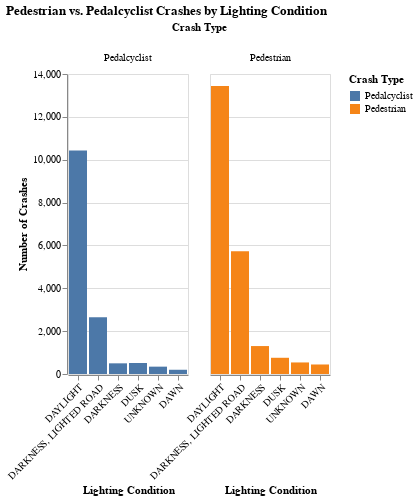

The code cell stored with this chart in its notebook:
### Markdown cell above
#### Data revealed that most accidents actually occur during the daytime rather than at night. A few possible reasons are that there are more people outside during the daytime due to work or other commitments. Another potential reason is that accidents that occur at night end up in a hit and run which makes it hard to record the incident accurately.

### Code cell
# Visual one 
import altair as alt

# Label the type of crash in each DataFrame
pedestrian_df['Type'] = 'Pedestrian'
pedalcyclist_df['Type'] = 'Pedalcyclist'

# Combine both DataFrames into one that contains all pedastrian related accidents
all_pedastrian_df = pd.concat([pedestrian_df, pedalcyclist_df], ignore_index=True)

# Group by crash type and lighting condition
grouped = all_pedastrian_df.groupby(['Type', 'LIGHTING_CONDITION']).size().reset_index(name='Count')

# Create a grouped bar chart
bar_chart = alt.Chart(grouped).mark_bar().encode(
    x=alt.X('LIGHTING_CONDITION:N', title='Lighting Condition', sort='-y'),
    y=alt.Y('Count:Q', title='Number of Crashes'),
    color=alt.Color('Type:N', title='Crash Type'),
    column=alt.Column('Type:N', title='Crash Type'), # Create separate columns for each crash type
    tooltip=['Type:N', 'LIGHTING_CONDITION:N', 'Count:Q']
).properties(
    title='Pedestrian vs. Pedalcyclist Crashes by Lighting Condition'
).configure_axisX(labelAngle=-45)

bar_chart.show()
![Visual2](visuals/visualization_2.png)

### Figure 1 — Vega-Lite specification as saved in the notebook (floating-point values rounded to 4 significant figures)
{"config": {"view": {"continuousWidth": 300, "continuousHeight": 300}, "axisX": {"labelAngle": -45}}, "data": {"name": "data-16061ef2e3723e8b14e45b111b6fa89e"}, "mark": {"type": "bar"}, "encoding": {"color": {"field": "Type", "title": "Crash Type", "type": "nominal"}, "column": {"field": "Type", "title": "Crash Type", "type": "nominal"}, "tooltip": [{"field": "Type", "type": "nominal"}, {"field": "LIGHTING_CONDITION", "type": "nominal"}, {"field": "Count", "type": "quantitative"}], "x": {"field": "LIGHTING_CONDITION", "sort": "-y", "title": "Lighting Condition", "type": "nominal"}, "y": {"field": "Count", "title": "Number of Crashes", "type": "quantitative"}}, "title": "Pedestrian vs. Pedalcyclist Crashes by Lighting Condition", "$schema": "https://vega.github.io/schema/vega-lite/v5.20.1.json", "datasets": {"data-16061ef2e3723e8b14e45b111b6fa89e": [{"Type": "Pedalcyclist", "LIGHTING_CONDITION": "DARKNESS", "Count": 498}, {"Type": "Pedalcyclist", "LIGHTING_CONDITION": "DARKNESS, LIGHTED ROAD", "Count": 2651}, {"Type": "Pedalcyclist", "LIGHTING_CONDITION": "DAWN", "Count": 198}, {"Type": "Pedalcyclist", "LIGHTING_CONDITION": "DAYLIGHT", "Count": 10426}, {"Type": "Pedalcyclist", "LIGHTING_CONDITION": "DUSK", "Count": 514}, {"Type": "Pedalcyclist", "LIGHTING_CONDITION": "UNKNOWN", "Count": 343}, {"Type": "Pedestrian", "LIGHTING_CONDITION": "DARKNESS", "Count": 1304}, {"Type": "Pedestrian", "LIGHTING_CONDITION": "DARKNESS, LIGHTED ROAD", "Count": 5724}, {"Type": "Pedestrian", "LIGHTING_CONDITION": "DAWN", "Count": 444}, {"Type": "Pedestrian", "LIGHTING_CONDITION": "DAYLIGHT", "Count": 13444}, {"Type": "Pedestrian", "LIGHTING_CONDITION": "DUSK", "Count": 757}, {"Type": "Pedestrian", "LIGHTING_CONDITION": "UNKNOWN", "Count": 539}]}}
